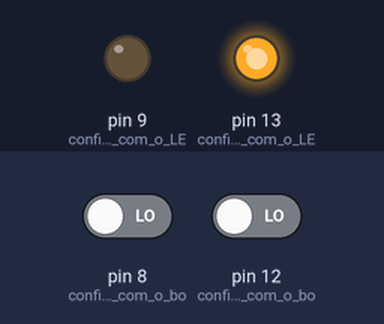
The sketch below on a simulated Arduino Uno, built with avr-gcc and run on an emulated ATmega328P. On the bench: output pins drawn as LEDs (lit = HIGH). The inputs (shaded band) are chosen by the test bench; at power-on: pin 8 (configura_o_pino_com_o_bo) LOW, pin 12 (configura_o_pino_com_o_bo) LOW.

Above: at 1.2 s.
1.3 s: pin 8 (configura_o_pino_com_o_bo) driven HIGH
At 1.9 s:
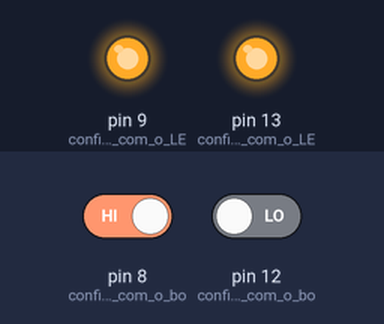
2.8 s: pin 12 (configura_o_pino_com_o_bo) driven HIGH
At 4.0 s:
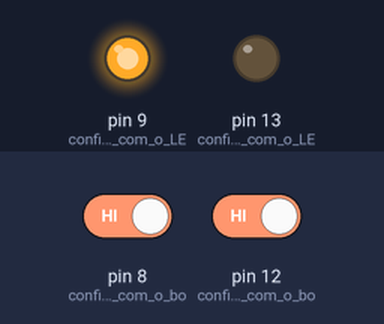
4.3 s: pin 8 (configura_o_pino_com_o_bo) driven LOW
At 5.4 s:
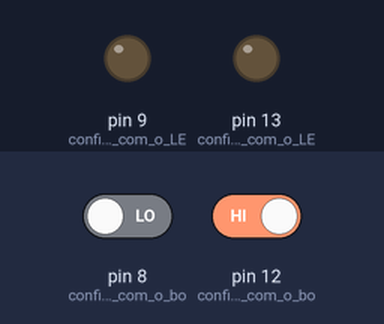
5.8 s: pin 12 (configura_o_pino_com_o_bo) driven LOW
At 6.5 s:
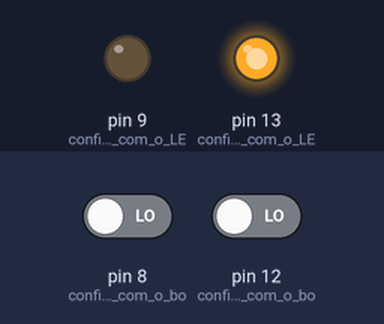
Timing chart, 0 to 8.3 s (numbered marks = the images above; inputs shaded):
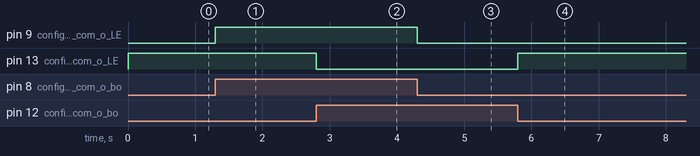

The sketch:

Lendo_Botao.ino
```cpp
/*******************************************************************************
* RoboCore Kit Iniciante V8 para Arduino - Lendo um Botão
* Acende o LED quando o botão é pressionado e o apaga quando o botão é solto.
*******************************************************************************/

void setup(){
  pinMode(8, INPUT); // configura o pino com o botão como entrada
  pinMode(12, INPUT); // configura o pino com o botão como entrada
  pinMode(9, OUTPUT); // configura o pino com o LED como saída
  pinMode(13, OUTPUT); // configura o pino com o LED como saída

}

void loop(){
  if (digitalRead(8) == HIGH){ // se botão estiver pressionado (HIGH)
    digitalWrite(9, HIGH); // acende o LED
  }
  else{ // se não estiver pressionado (LOW)
    digitalWrite(9, LOW); // apaga o LED
  }

  if (digitalRead(12) == HIGH){ // se botão estiver pressionado (HIGH)
    digitalWrite(13, LOW); // acende o LED
  }
  else{ // se não estiver pressionado (LOW)
    digitalWrite(13, HIGH); // apaga o LED
  }

}
```

Measured:
- after the input at 1.3 s, pin 9 (configura_o_pino_com_o_LE): LOW → HIGH at once
- after the input at 2.8 s, pin 13 (configura_o_pino_com_o_LE): HIGH → LOW at once
- after the input at 4.3 s, pin 9 (configura_o_pino_com_o_LE): HIGH → LOW at once
- after the input at 5.8 s, pin 13 (configura_o_pino_com_o_LE): LOW → HIGH at once
